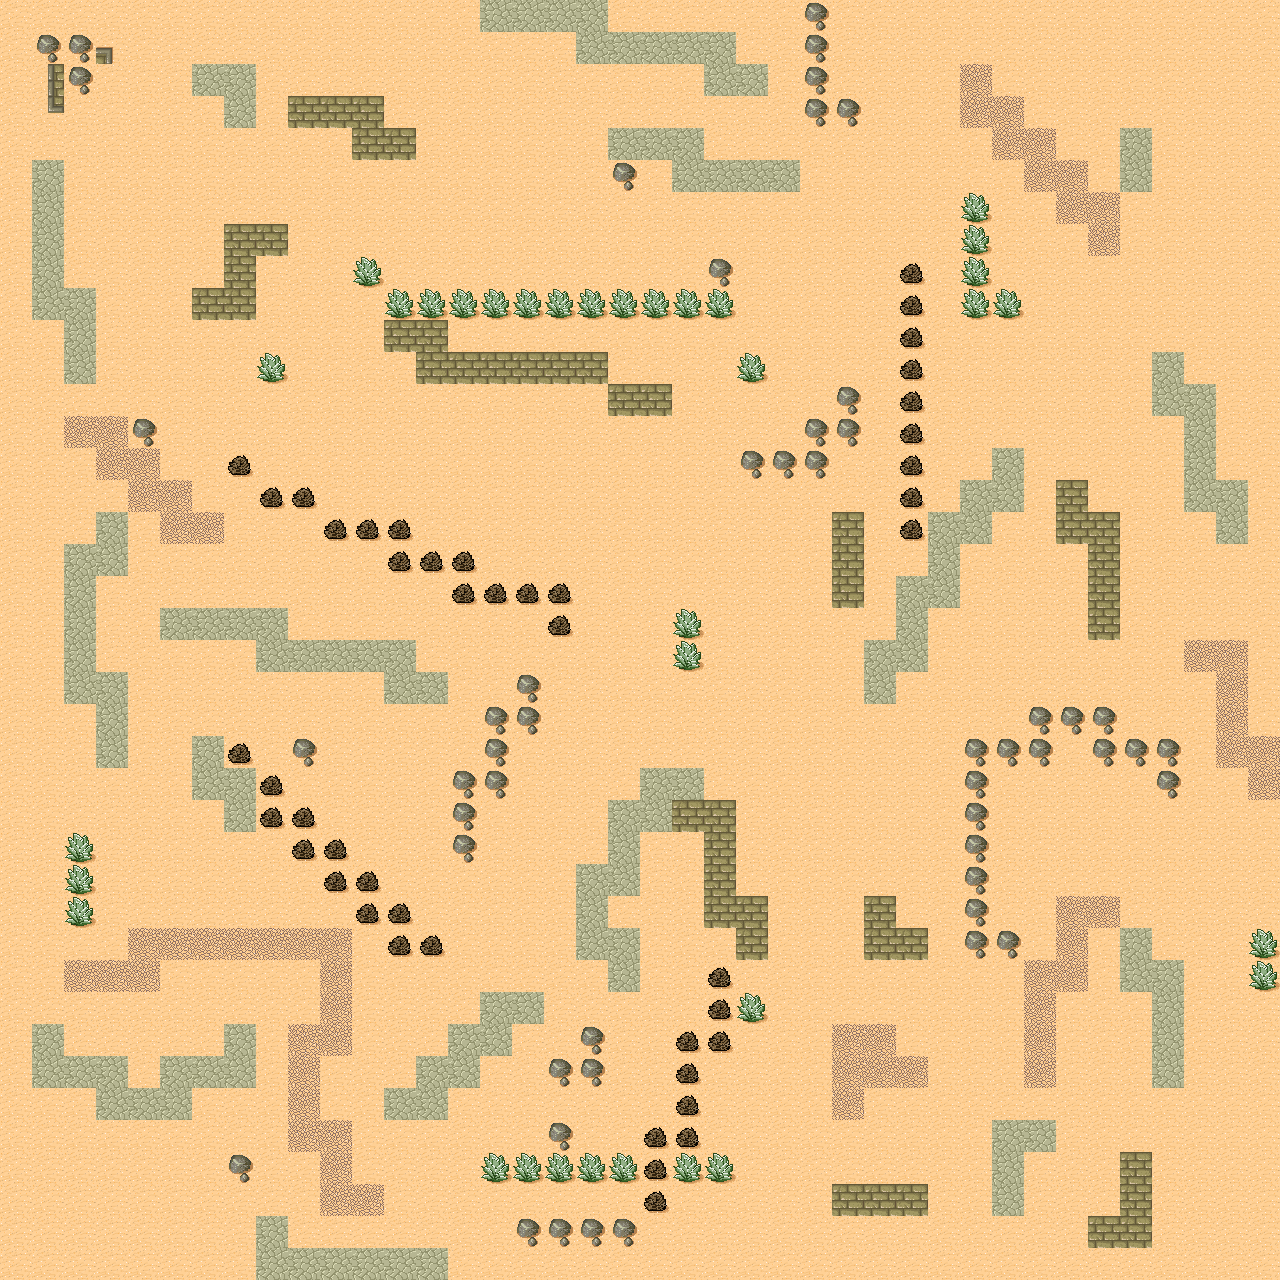

Tiled map render using the project's own tile images. Description and the map definition, with tile-layer contents summarised, below:
An orthogonal 40x40 tile map with 32x32 px tiles, 2 tile layers (Ground, mid), 2 tilesets and 6 objects (das4eck, kreislich, kpwasdasist).

<map version="1.0" orientation="orthogonal" renderorder="right-down" width="40" height="40" tilewidth="32" tileheight="32" nextobjectid="17">
 <tileset firstgid="1" name="desert" tilewidth="32" tileheight="32" spacing="1" margin="1" tilecount="48" columns="8">
  <image source="tmw_desert_spacing.png" width="265" height="199" />
  <tile id="31">
   <objectgroup draworder="index">
    <object id="1" x="4.25" y="2.75" width="24" height="18.375">
     <ellipse />
    </object>
    <object id="4" x="14.375" y="21" width="12.625" height="9.5">
     <ellipse />
    </object>
   </objectgroup>
  </tile>
 </tileset>
 <tileset firstgid="49" name="tmw_desert_spacing" tilewidth="32" tileheight="32" spacing="1" margin="1" tilecount="48" columns="8">
  <image source="tmw_desert_spacing.png" width="265" height="199" />
 </tileset>
 <layer name="Ground" width="40" height="40">
  <data>[1600 cells, 1600 non-empty, 6 distinct tile ids]</data>
 </layer>
 <layer name="mid" width="40" height="40">
  <data>[1600 cells, 360 non-empty, 6 distinct tile ids]</data>
 </layer>
 <objectgroup name="Spawns">
  <object id="1" name="das4eck" x="450" y="450" width="254" height="250">
   <properties>
    <property name="einstern" type="bool" value="false" />
   </properties>
  </object>
  <object id="2" x="628" y="620" width="2" />
  <object id="12" name="kreislich" x="738.667" y="144" width="342.667" height="292">
   <properties>
    <property name="ichbineinkreis" type="bool" value="true" />
   </properties>
   <ellipse />
  </object>
  <object id="13" name="kpwasdasist" x="449.333" y="104">
   <properties>
    <property name="bozz" type="bool" value="true" />
    <property name="id" type="int" value="1337" />
   </properties>
   <polygon points="0,0 76,88 220,-76 38.6667,-66.6667 -9.33333,-41.3333" />
  </object>
 </objectgroup>
</map>